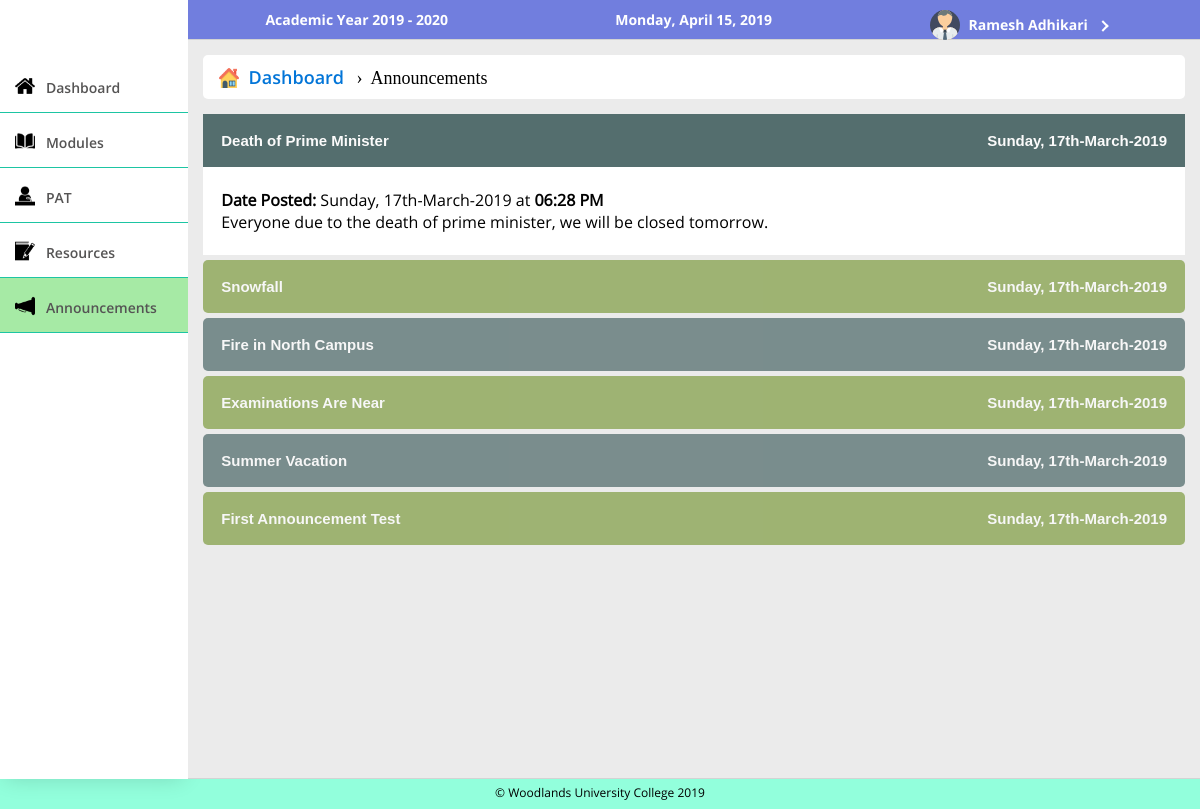
The app's page /public/ModuleLeaderAnnouncements (signed in) with its own data.
### tables this page shows
CREATE TABLE `announcements` (
  `anid` int(11) NOT NULL,
  `antitle` varchar(200) NOT NULL,
  `andescription` text NOT NULL,
  `andate` datetime NOT NULL DEFAULT CURRENT_TIMESTAMP,
  `anstatus` enum('Y','N') NOT NULL
);

### app/functions/functions.php (called while the page is built, shortened)
<?php
function loadTemplate($fileName, $templateVars) {
  extract($templateVars);
  require $fileName;
  $contents = ob_get_clean();
  return $contents;
}
?>

### app/controllers/ModuleLeaderAnnouncements.php (called while the page is built, shortened)
<?php
  class ModuleLeaderAnnouncements extends Controller{
    public function index($var = ""){
      $announcementClass = new DatabaseTable('announcements');
      $announcements = $announcementClass->findLimitReverse('anid', 10);
      $selected = $announcementClass->find('anid', $var);
      $selected = $selected->fetch();
      $template = '../app/views/moduleLeaders/viewAnnouncements.php';
      $content = loadTemplate($template, ['announcements'=>$announcements, 'selected'=>$selected]);
    }
  }
?>

### app/core/App.php (called while the page is built, shortened)
<?php
class App{
    protected $method = 'index';
    public function __construct(){
      $url = $this->parseUrl();
      if (file_exists('../app/controllers/' . $url[0] . '.php')) {
          unset($url[0]);
      }
      $this->controller = new $this->controller;
      $this->param = $url ? array_values($url) : [];
      call_user_func_array([$this->controller,$this->method],$this->param);
    }
    public function parseUrl(){
      if (isset($_GET['url'])) {
          return $url = explode('/', filter_var(rtrim($_GET['url'], '/'), FILTER_SANITIZE_URL));
      }
    }
}

### public/index.php (called while the page is built, shortened)
<?php
  require_once '../app/pdoconnect/pdoconnect.php';
  require_once '../app/models/databasetable.php';
  require_once '../app/functions/functions.php';
  $app = new App;
?>

### app/models/databasetable.php (called while the page is built, shortened)
<?php
class DatabaseTable{
	public $table;
	function __construct($table){
		$this->table = $table;
	}
	function find($field, $value) {
	    global $pdo;
	    $stmt = $pdo->prepare('SELECT * FROM '.$this->table.' WHERE '.$field.'=:value');
	    $criteria = [
	            'value' => $value
	    ];
	    $stmt->execute($criteria);
	    return $stmt;
	}
	function findLimitReverse($field, $limit) {
	    global $pdo;
	    $stmt = $pdo->prepare('SELECT * FROM ' . $this->table . ' ORDER BY '.$field . ' DESC
				LIMIT '.$limit);
	    $stmt->execute();
	    return $stmt;
	}
}

### app/views/moduleLeaders/viewAnnouncements.php (the view, shortened to what this page needs)
<ul class="breadcrumb">
  <li><a href="/GroupProject/public/ModuleLeaderHome">
    <img src = "/GroupProject/public/resources/images/house.png">&nbsp; Dashboard</a>
  </li>
  <li>Announcements</li>
</ul>
<?php
  $count = 0;
    while($announcement = $announcements->fetch()){
      $count++;
      if($selected['anid']==$announcement['anid']){
        $flag = true;
      }
      else if($selected == "" && $count == 1){
        $flag = true;
      }
      else{
        $flag = false;
      }
?>
    <button class="collapsible <?php if($flag) echo 'active';?>"  <?php if($count%2==0) echo 'style = "background: OliveDrab;"'?>>
      <?php echo '<b>'.$announcement['antitle'].'</b>';?>
      <b class = "announcementDate" style = "float: right;"><?php echo date("l\, jS-F-Y", strtotime($announcement['andate']));?></b>
    </button>
    <div class="collapsedcontent" <?php if($flag) echo 'style = "max-height: 1000px;""';?>>
      <p><br>
        <b>Date Posted: </b><?php echo date("l\, jS-F-Y", strtotime($announcement['andate']));?>  at
        <b><?php echo date("h:i A", strtotime($announcement['andate']));?></b>
          <?php
            echo '<br>'.$announcement['andescription'].'<br><br>';
          ?>
      </p>
    </div>
<?php
      }
?>

### public/css/userStyle.css (style rules this page uses)
p { font-family: opensansregular; }
a { color: white; text-decoration: none;font-family: opensanssemibold; }
* { margin: 0; padding: 0; }
body { overflow-x: hidden; }
ul.breadcrumb { padding: 10px 16px; list-style: none; background-color: #fff; margin: 15px; border-radius: 5px; margin-left: 0px; margin-top: 0px; width: calc(100% - 32px); }
ul.breadcrumb li { display: inline; font-size: 18px; }
ul.breadcrumb li img { width: 20px; margin-bottom: -4px; }
ul.breadcrumb li+li:before { padding: 8px; color: black; content: "\203A"; }
ul.breadcrumb li a { color: #0275d8; text-decoration: none; }
.collapsible { background-color: white; color: white; cursor: pointer; user-select: none; padding: 18px; width: 100%; border: none; text-align: left; outline: none; font-size: 15px; opacity: 0.6; border-radius: 5px; transition: 0.1s ease-out; background: darkslategray; }
.active, .collapsible:hover { opacity: 0.8; border-radius: 0px; border-top-left-radius: : 5px; border-top-right-radius: : 5px; }
.collapsedcontent { padding: 0 18px; max-height: 0; margin-bottom: 5px; overflow: hidden; background-color: white; transition: max-height 0.1s ease-out; }

### records on screen
announcements: antitle "Death of Prime Minister", andate "Sunday, 17th-March-2019", andate "06:28 PM", andescription "Everyone due to the death of prime minister, we will be closed tomorrow."
announcements: antitle "Snowfall", andate "Sunday, 17th-March-2019"
announcements: antitle "Fire in North Campus", andate "Sunday, 17th-March-2019"
announcements: antitle "Examinations Are Near", andate "Sunday, 17th-March-2019"
announcements: antitle "Summer Vacation", andate "Sunday, 17th-March-2019"
announcements: antitle "First Announcement Test", andate "Sunday, 17th-March-2019"

### other values on screen
$_SESSION['loggedin']['fname'] "Ramesh"
$_SESSION['loggedin']['lname'] "Adhikari"
